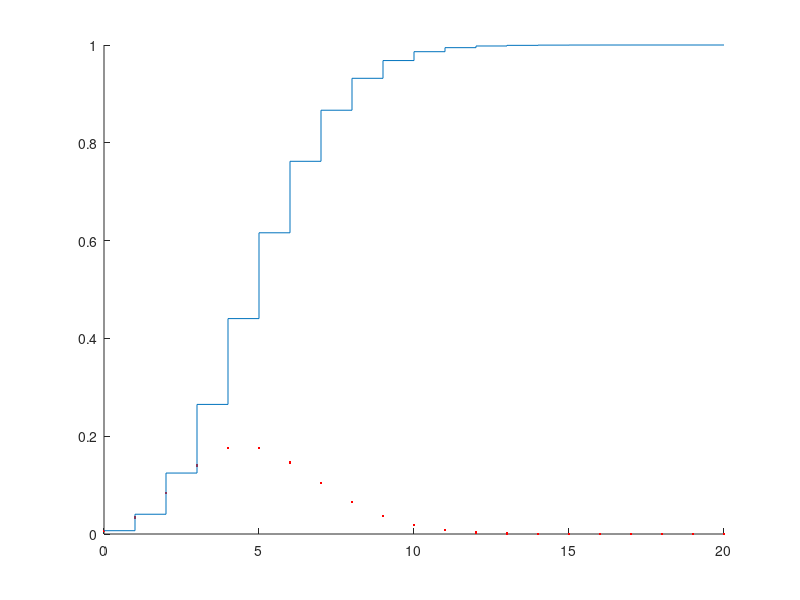

This figure's MATLAB source:
lambda=input("Dati parametrul lambda: ")
x=0:4*lambda;

hold
y=pdf('poisson',x,lambda);
plot(x,y,'r.')

y2=cdf('poisson', x, lambda);
stairs(x,y2);